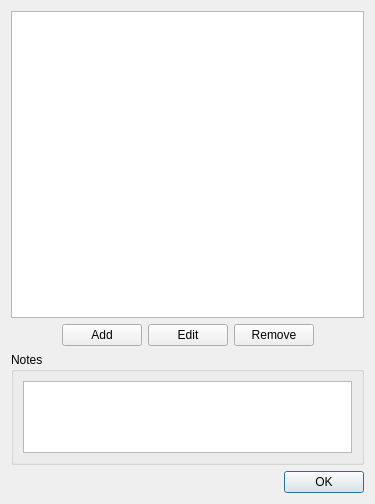
<?xml version="1.0" encoding="UTF-8"?>
<ui version="4.0">
 <class>CheatsDialog</class>
 <widget class="QDialog" name="CheatsDialog">
  <property name="geometry">
   <rect>
    <x>0</x>
    <y>0</y>
    <width>375</width>
    <height>504</height>
   </rect>
  </property>
  <property name="windowTitle">
   <string>Cheats</string>
  </property>
  <layout class="QVBoxLayout" name="verticalLayout_2">
   <item>
    <widget class="QTreeWidget" name="cheatsTreeWidget">
     <property name="sizePolicy">
      <sizepolicy hsizetype="Expanding" vsizetype="Expanding">
       <horstretch>0</horstretch>
       <verstretch>0</verstretch>
      </sizepolicy>
     </property>
     <property name="verticalScrollBarPolicy">
      <enum>Qt::ScrollBarAsNeeded</enum>
     </property>
     <property name="sizeAdjustPolicy">
      <enum>QAbstractScrollArea::AdjustToContentsOnFirstShow</enum>
     </property>
     <property name="sortingEnabled">
      <bool>true</bool>
     </property>
     <property name="headerHidden">
      <bool>true</bool>
     </property>
     <column>
      <property name="text">
       <string>Cheats</string>
      </property>
     </column>
    </widget>
   </item>
   <item>
    <layout class="QHBoxLayout" name="horizontalLayout">
     <item>
      <spacer name="horizontalSpacer_2">
       <property name="orientation">
        <enum>Qt::Horizontal</enum>
       </property>
       <property name="sizeHint" stdset="0">
        <size>
         <width>40</width>
         <height>20</height>
        </size>
       </property>
      </spacer>
     </item>
     <item>
      <widget class="QPushButton" name="addCheatButton">
       <property name="text">
        <string>Add</string>
       </property>
      </widget>
     </item>
     <item>
      <widget class="QPushButton" name="editCheatButton">
       <property name="text">
        <string>Edit</string>
       </property>
      </widget>
     </item>
     <item>
      <widget class="QPushButton" name="removeCheatButton">
       <property name="text">
        <string>Remove</string>
       </property>
      </widget>
     </item>
     <item>
      <spacer name="horizontalSpacer">
       <property name="orientation">
        <enum>Qt::Horizontal</enum>
       </property>
       <property name="sizeHint" stdset="0">
        <size>
         <width>40</width>
         <height>20</height>
        </size>
       </property>
      </spacer>
     </item>
    </layout>
   </item>
   <item>
    <widget class="QGroupBox" name="groupBox">
     <property name="sizePolicy">
      <sizepolicy hsizetype="Preferred" vsizetype="Minimum">
       <horstretch>0</horstretch>
       <verstretch>0</verstretch>
      </sizepolicy>
     </property>
     <property name="title">
      <string>Notes</string>
     </property>
     <layout class="QVBoxLayout" name="verticalLayout">
      <item>
       <widget class="QPlainTextEdit" name="notesTextEdit">
        <property name="sizePolicy">
         <sizepolicy hsizetype="Expanding" vsizetype="Minimum">
          <horstretch>0</horstretch>
          <verstretch>0</verstretch>
         </sizepolicy>
        </property>
        <property name="minimumSize">
         <size>
          <width>0</width>
          <height>0</height>
         </size>
        </property>
        <property name="sizeAdjustPolicy">
         <enum>QAbstractScrollArea::AdjustToContentsOnFirstShow</enum>
        </property>
       </widget>
      </item>
     </layout>
    </widget>
   </item>
   <item>
    <widget class="QDialogButtonBox" name="buttonBox">
     <property name="orientation">
      <enum>Qt::Horizontal</enum>
     </property>
     <property name="standardButtons">
      <set>QDialogButtonBox::Ok</set>
     </property>
    </widget>
   </item>
  </layout>
 </widget>
 <resources/>
 <connections>
  <connection>
   <sender>buttonBox</sender>
   <signal>accepted()</signal>
   <receiver>CheatsDialog</receiver>
   <slot>accept()</slot>
   <hints>
    <hint type="sourcelabel">
     <x>248</x>
     <y>254</y>
    </hint>
    <hint type="destinationlabel">
     <x>157</x>
     <y>274</y>
    </hint>
   </hints>
  </connection>
  <connection>
   <sender>buttonBox</sender>
   <signal>rejected()</signal>
   <receiver>CheatsDialog</receiver>
   <slot>reject()</slot>
   <hints>
    <hint type="sourcelabel">
     <x>316</x>
     <y>260</y>
    </hint>
    <hint type="destinationlabel">
     <x>286</x>
     <y>274</y>
    </hint>
   </hints>
  </connection>
 </connections>
</ui>
